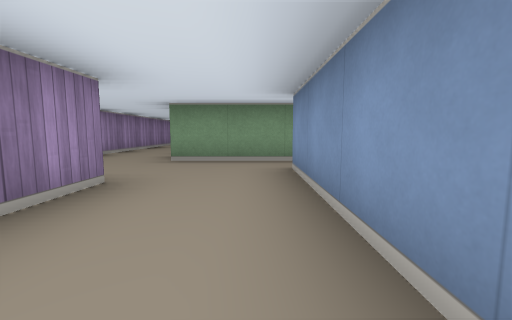
[1] (above)

13 first-person views from a walk through a cub3D maze. The camera is about half as high as the walls, tilts 6° down and sees 90° across. The floor is counted in squares. Each view is taken from the middle of a square. On the plan, view 1 faces up. The plan holds only what a view shows up to about 9 squares ahead; the rest is blank.

[2]
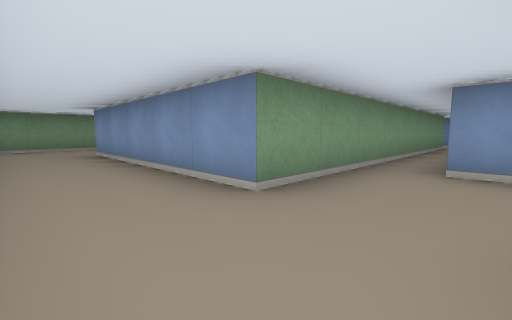

[3]
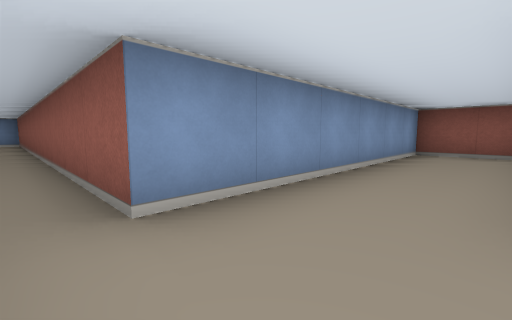

[4]
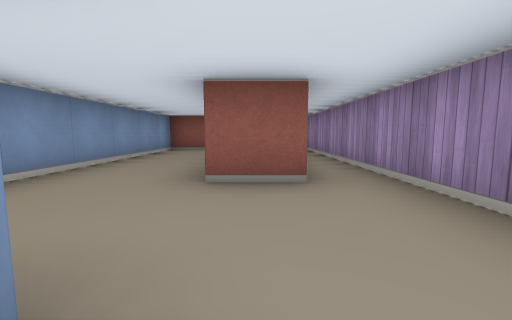

[5]
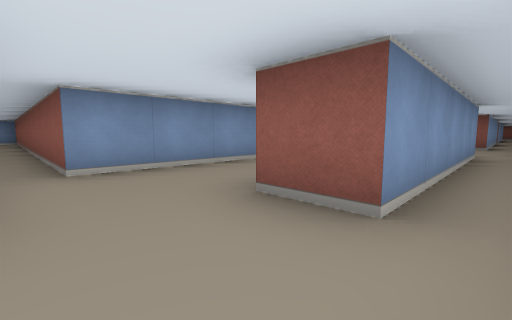

[6]
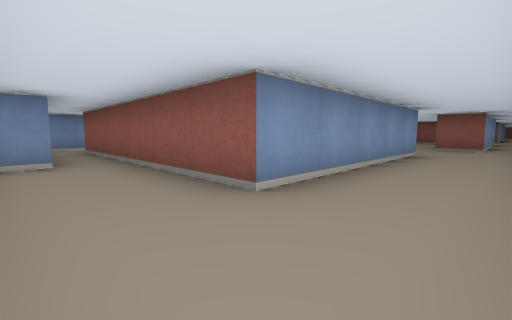

[7]
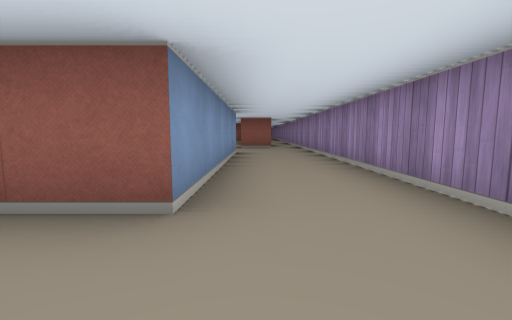

[8]
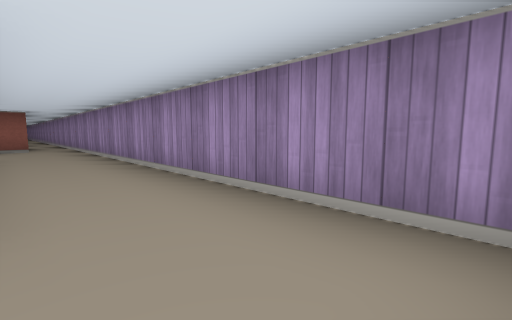

[9]
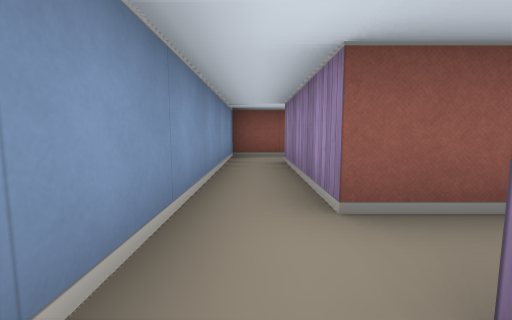

[10]
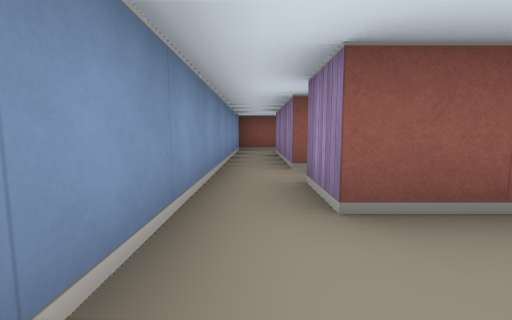

[11]
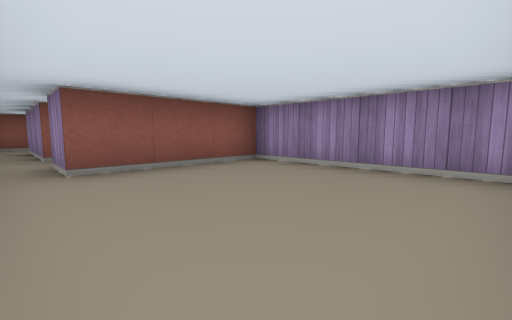

[12]
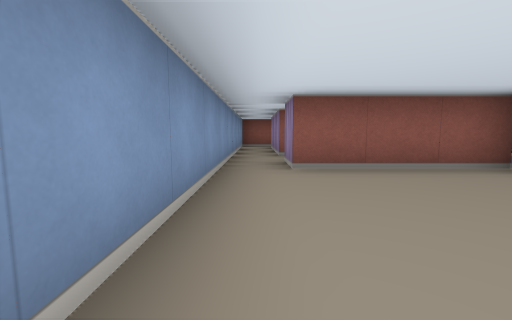

[13]
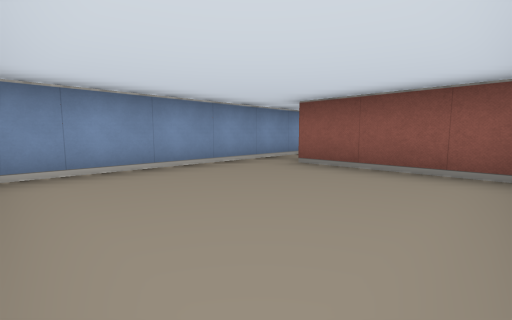

### Floor plan
Points are (right, up) in squares from view 1. A wall is a line through its corners. A room is listed if a view was taken in it or the views show most of it. See-through windows are left out.
Room 1 (views 1, 2, 3, 4, 5, 6, 7, 8)
walls: (0.5, 4.5) (-1.5, 4.5) (-1.5, 9.5) (0.5, 9.5); (-2.5, -2.5) (-2.5, 2.5) (-1.5, 2.5) (-1.5, 1.4); (-1.1, -2.5) (0.5, -2.5) (0.5, 3.5); (-3.5, 11.1) (-3.5, -2.5); (1.5, 10.4) (1.5, 11.1); (-1, 11.5) (-3, 11.5)
ways out: opening at (1, 10) to room 2; opening at (1, 4) to room 4; opening at (-3, -3)
Room 2 (view 9)
walls: (4.5, 11.5) (4.5, 10.5); (4.4, 5.5) (5.5, 5.5) (5.5, 11.4); (0.5, 9.5) (4.5, 9.5) (4.5, 6.5)
ways out: opening at (1, 10) to room 1; opening at (5, 11) to room 3; opening at (4, 6)
Room 3 (views 10, 11, 12, 13)
walls: (1.5, 15.1) (1.5, 11.5) (4.5, 11.5); (5.5, 11.4) (5.5, 15.1)
ways out: opening at (5, 11) to room 2
Room 4 (no view inside)
walls: (6.5, 4.5) (0.5, 4.5); (0.5, 3.5) (7.5, 3.5)
ways out: opening at (1, 4) to room 1; opening at (8, 4)

Where each view was taken, in squares from view 1:
view 1: 0 up, 0 right, facing up
view 2: 3 up, 3 left, facing up-right
view 3: 4 up, 1 left, facing down-right
view 4: 5 up, 2 left, facing down
view 5: 4 up, 3 left, facing down-right
view 6: 11 up, 3 left, facing down-right
view 7: 11 up, 2 left, facing down
view 8: 11 up, 2 left, facing down-left
view 9: 11 up, 5 right, facing down
view 10: 13 up, 5 right, facing down
view 11: 15 up, 5 right, facing down-left
view 12: 15 up, 5 right, facing down
view 13: 15 up, 2 right, facing down-right
